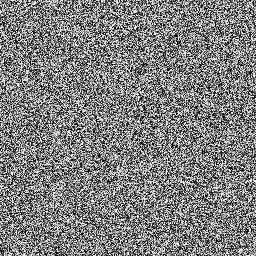
#> input picture misc/encrypt_image_boat256.png, 256 x 256 px
$ jupyter execute compare.ipynb
#> lines starting #> are read from the running program, lines starting #| are printed output that depends on the picture
[cell 1]
import numpy as np
from PIL import Image
import matplotlib.pyplot as plt

def entropy_image(image_path):
    # 读取PNG图片
#> called with image_path = 'misc/encrypt_image_boat256.png'
    image = Image.open(image_path)
#> image is the input picture: PIL image 256x256 L; min 0, max 255, mean 127.4
    original_array = np.array(image)

    # Calculate the histogram
    hist, _ = np.histogram(original_array.flatten(), bins=256, range=(0, 256))
#> hist = 256 values, max 304 at index 14, min 210 at index 69, mean 256
    probabilities = hist / np.sum(hist)
#> probabilities = 256 values, max 0.00464 at index 14, min 0.0032 at index 69, mean 0.00391

    # Calculate the entropy
    entropy = -np.sum(probabilities * np.log2(probabilities + 1e-10))
#> entropy = 8
    return entropy

encrypt_images = ['misc/encrypt_image_boat256.png','misc/encrypt_image_lena256.png','misc/encrypted_image_baboon.png','misc/keySen/encrypt_image_cameraman256.png','misc/keySen/encrypt_image_peper256.png']

for img in encrypt_images:
    print(img,"enntrop is :",entropy_image(img) )

[cell 2]
import cv2
import numpy as np
import matplotlib.pyplot as plt

'''
分别计算图像通道相邻像素的水平、垂直和对角线的相关系数并返回
'''
def RGB_correlation(channel,N):
  #计算channel通道
  h,w=channel.shape
  #随机产生pixels个[0,w-1)范围内的整数序列
  row=np.random.randint(0,h-1,N)
  col=np.random.randint(0,w-1,N)
  #绘制相邻像素相关性图,统计x,y坐标
  x=[]
  h_y=[]
  v_y=[]
  d_y=[]

  for i in range(N):
    #选择当前一个像素
    x.append(channel[row[i]][col[i]])
    #水平相邻像素是它的右侧也就是同行下一列的像素
    h_y.append(channel[row[i]][col[i]+1])
    #垂直相邻像素是它的下方也就是同列下一行的像素
    v_y.append(channel[row[i]+1][col[i]])
    #对角线相邻像素是它的右下即下一行下一列的那个像素
    d_y.append(channel[row[i]+1][col[i]+1])


  #三个方向的合到一起
  x_init = x
  x=x*3
  y=h_y+v_y+d_y

  #结果展示
  # plt.rcParams['font.sans-serif'] = ['SimHei']  # 中文乱码
  # plt.scatter(x,y)
  # plt.show()

  #计算E(x)，计算三个方向相关性时，x没有重新选择也可以更改
  ex=0
  for i in range(N):
    ex+=channel[row[i]][col[i]]
  ex=ex/N
  #计算D(x)
  dx=0
  for i in range(N):
    dx+=(channel[row[i]][col[i]]-ex)**2
  dx/=N

  #水平相邻像素h_y
  #计算E(y)
  h_ey=0
  for i in range(N):
    h_ey+=channel[row[i]][col[i]+1]
  h_ey/=N
  #计算D(y)
  h_dy=0
  for i in range(N):
    h_dy+=(channel[row[i]][col[i]+1]-h_ey)**2
  h_dy/=N
  #计算协方差
  h_cov=0
  for i in range(N):
    h_cov+=(channel[row[i]][col[i]]-ex)*(channel[row[i]][col[i]+1]-h_ey)
  h_cov/=N
  h_Rxy=h_cov/(np.sqrt(dx)*np.sqrt(h_dy))

  #垂直相邻像素v_y
  #计算E(y)
  v_ey=0
  for i in range(N):
    v_ey+=channel[row[i]+1][col[i]]
  v_ey/=N
  #计算D(y)
  v_dy=0
  for i in range(N):
    v_dy+=(channel[row[i]+1][col[i]]-v_ey)**2
  v_dy/=N
  #计算协方差
  v_cov=0
  for i in range(N):
    v_cov+=(channel[row[i]][col[i]]-ex)*(channel[row[i]+1][col[i]]-v_ey)
  v_cov/=N
  v_Rxy=v_cov/(np.sqrt(dx)*np.sqrt(v_dy))

  #对角线相邻像素d_y
  #计算E(y)
  d_ey=0
  for i in range(N):
    d_ey+=channel[row[i]+1][col[i]+1]
  d_ey/=N
  #计算D(y)
  d_dy=0
  for i in range(N):
    d_dy+=(channel[row[i]+1][col[i]+1]-d_ey)**2
  d_dy/=N
  #计算协方差
  d_cov=0
  for i in range(N):
    d_cov+=(channel[row[i]][col[i]]-ex)*(channel[row[i]+1][col[i]+1]-d_ey)
  d_cov/=N
  d_Rxy=d_cov/(np.sqrt(dx)*np.sqrt(d_dy))

  return h_Rxy,v_Rxy,d_Rxy,x,y,x_init,h_y, v_y, d_y


def pltImage(x,y,save_path,typCor):
  plt.cla()

  #结果展示
  plt.rcParams['font.sans-serif'] = ['SimHei']  # 中文乱码

  plt.scatter(x,y,s=1,c='blue')
  plt.ylim(0, 300)  # 设置纵坐标范围为0-300
  plt.xlim(0, 300)  # 设置纵坐标范围为0-300
  #plt.title('通道R')
  plt.xlabel('Pixel Value of location(x,y)')

  if typCor == 'h':
    plt.ylabel('Pixel Value of location(x+1,y)')
  elif typCor == 'v':
    plt.ylabel('Pixel Value of location(x,y+1)')
  else:
    plt.ylabel('Pixel Value of location(x+1,y+1)')

  plt.savefig(save_path)
  return Rxy[0:3]


'''
分别计算图像img的各通道相邻像素的相关系数，默认随机选取3000对相邻像素
'''
def correlation(img,N=4000):
#> called with img = 'misc/encrypt_image_boat256.png', N = 4000
  img=cv2.imread(img, cv2.IMREAD_GRAYSCALE)
  #print(img)
  h,w=img.shape
#> h = 256; w = 256
  Rxy=RGB_correlation(img,N)
#> after the loop in RGB_correlation, `for i in range(N):`: d_y = 4000 values, max 255 at index 247, min 0 at index 3, mean 126.3; h_y = 4000 values, max 255 at index 57, min 0 at index 191, mean 126.1; v_y = 4000 values, max 255 at index 272, min 0 at index 68, mean 127.2; x = 4000 values, max 255 at index 211, min 0 at index 347, mean 127
#> in RGB_correlation, `x_init = x`: x_init has the same summary as x
#> in RGB_correlation, `x=x*3`: x = 12000 values, max 255 at index 211, min 0 at index 347, mean 127
#> in RGB_correlation, `y=h_y+v_y+d_y`: y = 12000 values, max 255 at index 57, min 0 at index 191, mean 126.5
#> the loop in RGB_correlation, `for i in range(N):` made 4000 passes
#> ex on passes 1 to 3: 221, 307, 547
#> after the loop in RGB_correlation, `for i in range(N):`: ex = 507827
#> in RGB_correlation, `ex=ex/N`: ex = 127
#> the loop in RGB_correlation, `for i in range(N):` made 4000 passes
#> dx on passes 1 to 3: 8844.1, 10521.6, 23300.4
#> after the loop in RGB_correlation, `for i in range(N):`: dx = 22018585.5
#> in RGB_correlation, `dx/=N`: dx = 5504.6
#> the loop in RGB_correlation, `for i in range(N):` made 4000 passes
#> h_ey on passes 1 to 3: 133, 351, 461
#> after the loop in RGB_correlation, `for i in range(N):`: h_ey = 504409
#> in RGB_correlation, `h_ey/=N`: h_ey = 126.1
#> the loop in RGB_correlation, `for i in range(N):` made 4000 passes
#> h_dy on passes 1 to 3: 47.58, 8492.8, 8752.1
#> after the loop in RGB_correlation, `for i in range(N):`: h_dy = 21897289.2
#> in RGB_correlation, `h_dy/=N`: h_dy = 5474.3
#> the loop in RGB_correlation, `for i in range(N):` made 4000 passes
#> h_cov on passes 1 to 3: 648.7, -3115.1, -4935.4
#> after the loop in RGB_correlation, `for i in range(N):`: h_cov = -90225.3
#> in RGB_correlation, `h_cov/=N`: h_cov = -22.56
#> in RGB_correlation, `h_Rxy=h_cov/(np.sqrt(dx)*np.sqrt(h_dy))`: h_Rxy = -0.00411
#> the loop in RGB_correlation, `for i in range(N):` made 4000 passes
#> v_ey on passes 1 to 3: 124, 219, 245
#> after the loop in RGB_correlation, `for i in range(N):`: v_ey = 508757
#> in RGB_correlation, `v_ey/=N`: v_ey = 127.2
#> the loop in RGB_correlation, `for i in range(N):` made 4000 passes
#> v_dy on passes 1 to 3: 10.17, 1046.3, 11285.6
#> after the loop in RGB_correlation, `for i in range(N):`: v_dy = 22665143.7
#> in RGB_correlation, `v_dy/=N`: v_dy = 5666.3
#> the loop in RGB_correlation, `for i in range(N):` made 4000 passes
#> v_cov on passes 1 to 3: -299.9, 1018.4, -10420.3
#> after the loop in RGB_correlation, `for i in range(N):`: v_cov = 496073.7
#> in RGB_correlation, `v_cov/=N`: v_cov = 124
#> in RGB_correlation, `v_Rxy=v_cov/(np.sqrt(dx)*np.sqrt(v_dy))`: v_Rxy = 0.0222
#> the loop in RGB_correlation, `for i in range(N):` made 4000 passes
#> d_ey on passes 1 to 3: 100, 226, 227
#> after the loop in RGB_correlation, `for i in range(N):`: d_ey = 505292
#> in RGB_correlation, `d_ey/=N`: d_ey = 126.3
#> the loop in RGB_correlation, `for i in range(N):` made 4000 passes
#> d_dy on passes 1 to 3: 692.9, 693, 16398.9
#> after the loop in RGB_correlation, `for i in range(N):`: d_dy = 21635766.7
#> in RGB_correlation, `d_dy/=N`: d_dy = 5408.9
#> the loop in RGB_correlation, `for i in range(N):` made 4000 passes
#> d_cov on passes 1 to 3: -2475.5, -2462.3, -16629.2
  return Rxy


encrypt_images = ['misc/encrypt_image_boat256.png','misc/encrypt_image_lena256.png','misc/encrypted_image_baboon.png','misc/keySen/encrypt_image_cameraman256.png','misc/keySen/encrypt_image_peper256.png']

for img in encrypt_images:

  Rxy=correlation(img)

  print(img,"******该图像的各方向的相关系数为*****")
#| misc/encrypt_image_boat256.png ******该图像的各方向的相关系数为*****
  print('\tHorizontal\tVertical\tDiagonal')
  print('  \t{:.4f}    {:.4f}    {:.4f}'.format(Rxy[0],Rxy[1],Rxy[2]))
#|   	-0.0041    0.0222    -0.0020


# [11 lines of commented-out code are left out]
print("******该图像的各方向的相关系数为*****")
print('\tHorizontal\tVertical\tDiagonal')
print('  \t{:.4f}    {:.4f}    {:.4f}'.format(Rxy[0],Rxy[1],Rxy[2]))
#|   	0.0186    -0.0207    0.0242

[cell 3]
img='misc/keySen/encrypt_image_peper256'


pltImage(Rxy[5],Rxy[6],'misc/cor/decrypted_image_peper_h.png','h')
#> in pltImage, `plt.savefig(save_path)`:
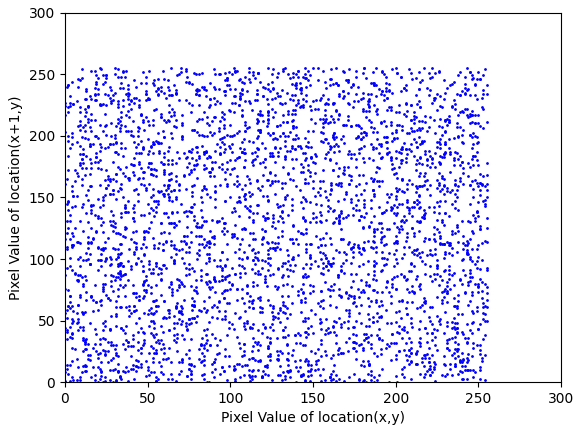
#> figure drawn by matplotlib, 1 panel
pltImage(Rxy[5],Rxy[7],'misc/cor/decrypted_image_peper_v.png','v')
#> call 2 of pltImage, with save_path = 'misc/cor/decrypted_image_peper_v.png', typCor = 'v'
#> in pltImage (call 2), `plt.savefig(save_path)`:
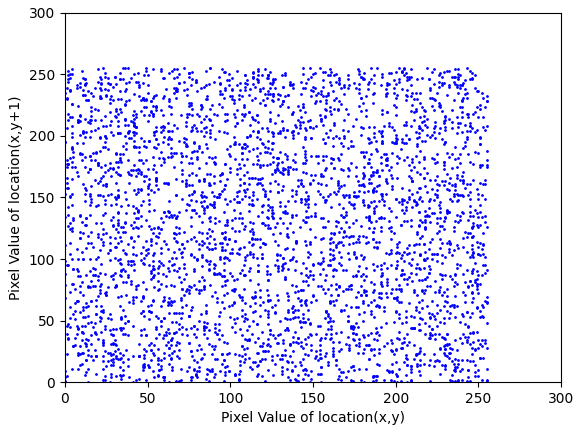
#> figure drawn by matplotlib, 1 panel
pltImage(Rxy[5],Rxy[8],'misc/cor/decrypted_image_peper_d.png','d')
#> call 3 of pltImage, with save_path = 'misc/cor/decrypted_image_peper_d.png', typCor = 'd'
#> in pltImage (call 3), `plt.savefig(save_path)`:
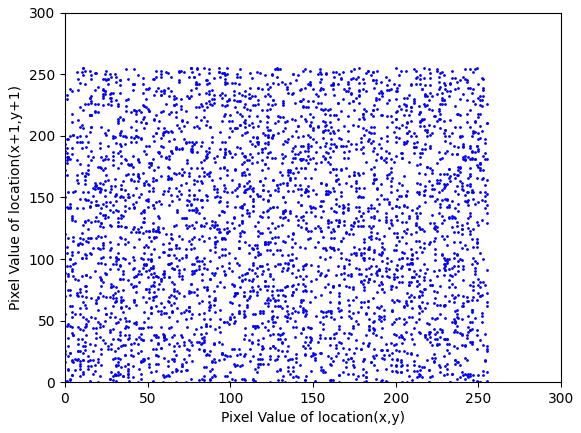
#> figure drawn by matplotlib, 1 panel
#> Out = (0.0186, -0.0207, 0.0242)
